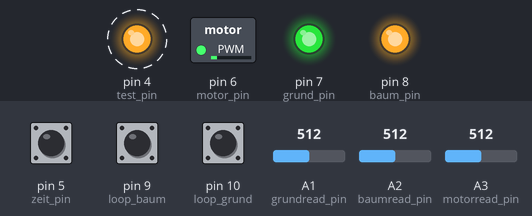
Bench run of a sketch on a simulated Arduino Uno, built with avr-gcc and run on an emulated ATmega328P. On the bench: switched loads named in the sketch (green lamp = pin HIGH), output pins drawn as LEDs (lit = HIGH). Dashed ring = blinking. Inputs (shaded band) come from the test bench; at power-on: A3 (motorread_pin) = 512, A1 (grundread_pin) = 512, A2 (baumread_pin) = 512, pin 5 (zeit_pin) HIGH, pin 9 (loop_baum) HIGH, pin 10 (loop_grund) HIGH.

Above: at 2.2 s.
2.3 s: A3 (motorread_pin) set to 716
At 3.4 s:
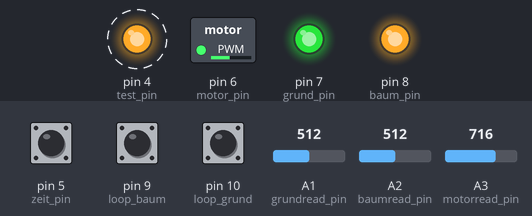
5.4 s: A1 (grundread_pin) set to 482
8.5 s: A1 (grundread_pin) set to 452
At 9.7 s:
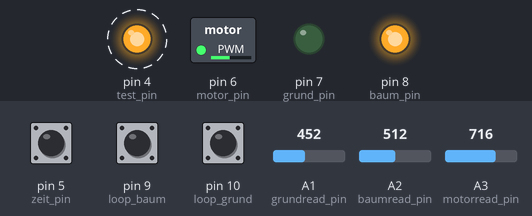
11.6 s: A2 (baumread_pin) set to 489
14.7 s: A2 (baumread_pin) set to 453
At 15.9 s:
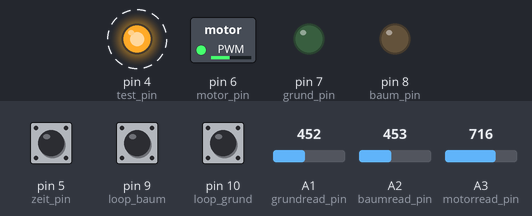
17.8 s: A3 (motorread_pin) set to 900
At 19.0 s:
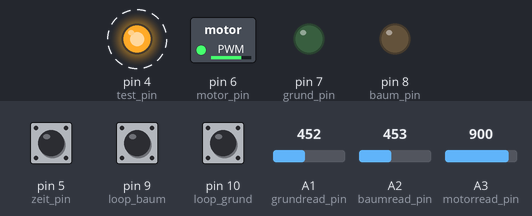
Timing chart, 0 to 21.9 s (numbered marks = the images above; inputs shaded):
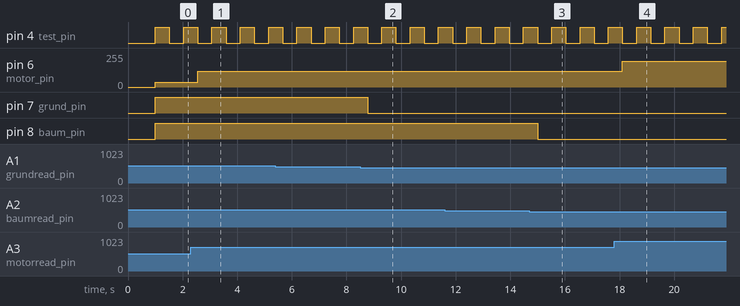

The sketch:

weihnachtsbaumsteuerung-wohn.ino
```cpp
/*   Neue Weihnachtsbaumsteuerung
 *    by Dietmar Nikolai
 *    E-Mail:  dietmar-nikolai@t-online.de
 *    Version 1.0 von 15.02.2024
 *    Grundidee und Kit von AZ-Delivery
 *      AZDelivery DIY LED Weihnachtsbaum Kit: Weihnachtsbaum Elektronik Bausatz zum Löten -
 *      Lötbausatz für einen drehenden Weihnachtsbaum mit LEDs und USB-Anschluss
 *    soweit von mir steht das Ganze unter GPL-Lizenz
 *    geschrieben mit Arduino 1.8.19
 *    bei Arduino 2.2.1 wird kein Programmer gefunden
 *
 */


#define EIN HIGH
#define AUS LOW
#define motor_pin 6
#define baum_pin 8
#define grund_pin 7
#define test_pin  4
#define motorread_pin 3    //PA3
#define baumread_pin 2    //PA2
#define grundread_pin 1  //PA1
#define loop_baum 9   // S2
#define loop_grund 10   // S1
#define zeit_pin 5    // S3
bool test = false;
bool zeit = true;
bool timer_on = false;
bool loopbaum = false;
bool loopgrund = false;
bool grundhoch = true;
bool baumhoch = true;
int grundzaehler = 0;
int baumzaehler = 0;
int grundzaehlerindex = 0;
int baumzaehlerindex = 0;
int loop_index[] = {1,2,3,4,5,6};
long yy = 0;
unsigned long s0 = 0,s1 = 21600,s2 = 64800,s3 = 93600,s4 = 172760, xx = 0;  // zeitaufteilung für 24 Stunden, 172800 halbe Sekunden - 20s = 40 delay-ausgleich
// 0 -an 3h - 4h aus -4h an - aus bis 24h gesamt
//unsigned long s0 = 0,s1 = 21600,s2 = 22200,s3 = 22800,s4 = 172800, xx = 21000;    // Timertest

void ausgabe_loopbaum(){

if (baumhoch) {
    baumzaehlerindex = map( analogRead(baumread_pin),0,1023,0,5);
     baumzaehler = baumzaehler + loop_index[baumzaehlerindex];
    if (baumzaehler > 250){
     baumhoch = false;
     baumzaehler = 250;
    }
}
else {
   baumzaehlerindex = map( analogRead(baumread_pin),0,1023,0,5);
     baumzaehler = baumzaehler - loop_index[baumzaehlerindex];
    if (baumzaehler < 20){
     baumhoch = true;
     baumzaehler = 20;
       }
    }
    analogWrite(baum_pin,baumzaehler);
}

void ausgabe_loopgrund(){

if (grundhoch) {
    grundzaehlerindex = map( analogRead(grundread_pin),0,1023,0,5);
     grundzaehler = grundzaehler + loop_index[grundzaehlerindex];
    if (grundzaehler > 250){
     grundhoch = false;
     grundzaehler = 250;
    }
}
else {
   grundzaehlerindex = map( analogRead(grundread_pin),0,1023,0,5);
     grundzaehler = grundzaehler - loop_index[grundzaehlerindex];
    if (grundzaehler < 20){
     grundhoch = true;
     grundzaehler = 20;
       }
   }
    analogWrite(grund_pin,grundzaehler);

}

void alles_on(){

      if (!digitalRead(loop_baum)){
        ausgabe_loopbaum();
      }
      else {
         yy = 0;
         yy = analogRead(baumread_pin);
        analogWrite(baum_pin, map(yy,0, 1023, 20, 255));
         }

      if (!digitalRead(loop_grund)){
        ausgabe_loopgrund();
      }
      else {
        yy = 0;
        yy = analogRead(grundread_pin);
        analogWrite(grund_pin, map(yy,0, 1023, 20, 255));
      }

      yy = 0;
      yy = analogRead(motorread_pin);
      analogWrite(motor_pin, map(yy,0, 1023, 600, 1010));

}

void setup() {

  delay(1000);
  pinMode(motor_pin, OUTPUT);
  pinMode(baum_pin, OUTPUT);
  pinMode(grund_pin, OUTPUT);
  digitalWrite(motor_pin, LOW);
  pinMode(grund_pin, OUTPUT);
  digitalWrite(motor_pin, LOW);
   pinMode(test_pin, OUTPUT);
  digitalWrite(test_pin, LOW);
  digitalWrite(baum_pin, LOW);
  digitalWrite(grund_pin, LOW);
  pinMode(motorread_pin, INPUT);
  pinMode(baumread_pin, INPUT);
  pinMode(grundread_pin, INPUT);
  pinMode(loop_baum, INPUT);
  pinMode(loop_grund, INPUT);
  pinMode(zeit_pin, INPUT);
  zeit = digitalRead(zeit_pin);


  /* Versuche mit Frequenzen der PWMs
   * haben sich eher negativ ausgewirkt
   * ATTiny84 mit 1MHz internal bessere Wahl
   * Pin 6 Motor 250Hz  einstellbar von ca. 1,4 bis 4 U/min
   * Pin 7 und 8 Grund und Baum 63Hz

  --------------------------------------------------------------------------
   TCCR1A = _BV(COM1A1) | _BV(WGM10) | _BV(WGM11);
   TCCR1B = _BV(CS10) | _BV(WGM12);
  ----------------------------------------------------------------------------
  TCCR1A = _BV(COM1A1) | _BV(WGM10) | _BV(WGM11);
  TCCR1B = _BV(CS10) | _BV(WGM12);
     TCCR1A = _BV(COM1A1) | _BV(WGM10) | _BV(WGM11);
     TCCR1B = _BV(CS11) | _BV(WGM12) | _BV(WGM13);

  --------------------------------------------------------------------------------
    TCCR1A = (1<<COM1A1) + (1<<WGM11);
    TCCR1B = (1<<WGM13) + (1<<WGM12) + (1<<CS10); // prescaler = none;
    ICR1 = 15999;
    OCR1A = 3999;
    DDRB |= (1<<PB1);

  --------------------------------------------------------------------------------------------
  TCCR1A = (1<<COM1A1) + (1<<COM1B1) + (1<<WGM11);
  TCCR1B = (1<<WGM13) + (1<<WGM12) + (1<<CS10); // prescaler = 1 (none)
  ICR1 = 15999;
  OCR1A = 3999;
  OCR1B = 11999;
  DDRB |= (1<<PB1)|(1<<PB2);
  -------------------------------------------------------------------------------------------------------------
   DDRB = 1 << DDB0;
  TCCR0A = 1 << COM0A1 | 1 << WGM01 | 1 << WGM00;
  TCCR0B = 1 << CS00;
  ---------------------------------------------------------------------------------
     TCCR0A = _BV(COM0A1) | _BV(WGM00) | _BV(WGM01);  // | _BV(WGM10)
     TCCR0B = _BV(CS01) | _BV(WGM02);
  -----------------------------------------------------------------------------
  sind alle ausprobiert
  */
}

void loop() {
       if (((xx >= 0) && (xx< s1)) || (( xx>= s2) && ( xx< s3))){
        timer_on = true;
       }
       else timer_on = false;

      if ((!zeit) && (timer_on)) {
        alles_on();

       }
     else if (zeit){
     alles_on();
     }

      else {
      digitalWrite(grund_pin, LOW);
      digitalWrite(baum_pin, LOW);
      digitalWrite(motor_pin, LOW);
      }

    if ( test) {
      test = false;
      digitalWrite(test_pin, LOW);
    }
    else {
      test = true;
      digitalWrite(test_pin, HIGH);
    }

    xx++;
    if (xx > s4) xx = 0;
   delay(517);  // ergibt fast genau 500 ms
   delayMicroseconds(900);
}
```

Measured:
- the behaviour switches between 471 and 470 on A1 (grundread_pin) (found by bisection; images 1 and 2)
- the behaviour switches between 471 and 470 on A2 (baumread_pin) (found by bisection; images 2 and 3)
- after the input at 2.3 s, pin 6 (motor_pin): 37/255 → 118/255 after 0.26 s
- after the input at 8.5 s, pin 7 (grund_pin): HIGH → LOW after 0.28 s
- after the input at 14.7 s, pin 8 (baum_pin): HIGH → LOW after 0.30 s
- after the input at 17.8 s, pin 6 (motor_pin): 118/255 → 192/255 after 0.31 s
- by itself, pin 4 (test_pin): alternates HIGH for 0.52 s and LOW for 0.52 s
